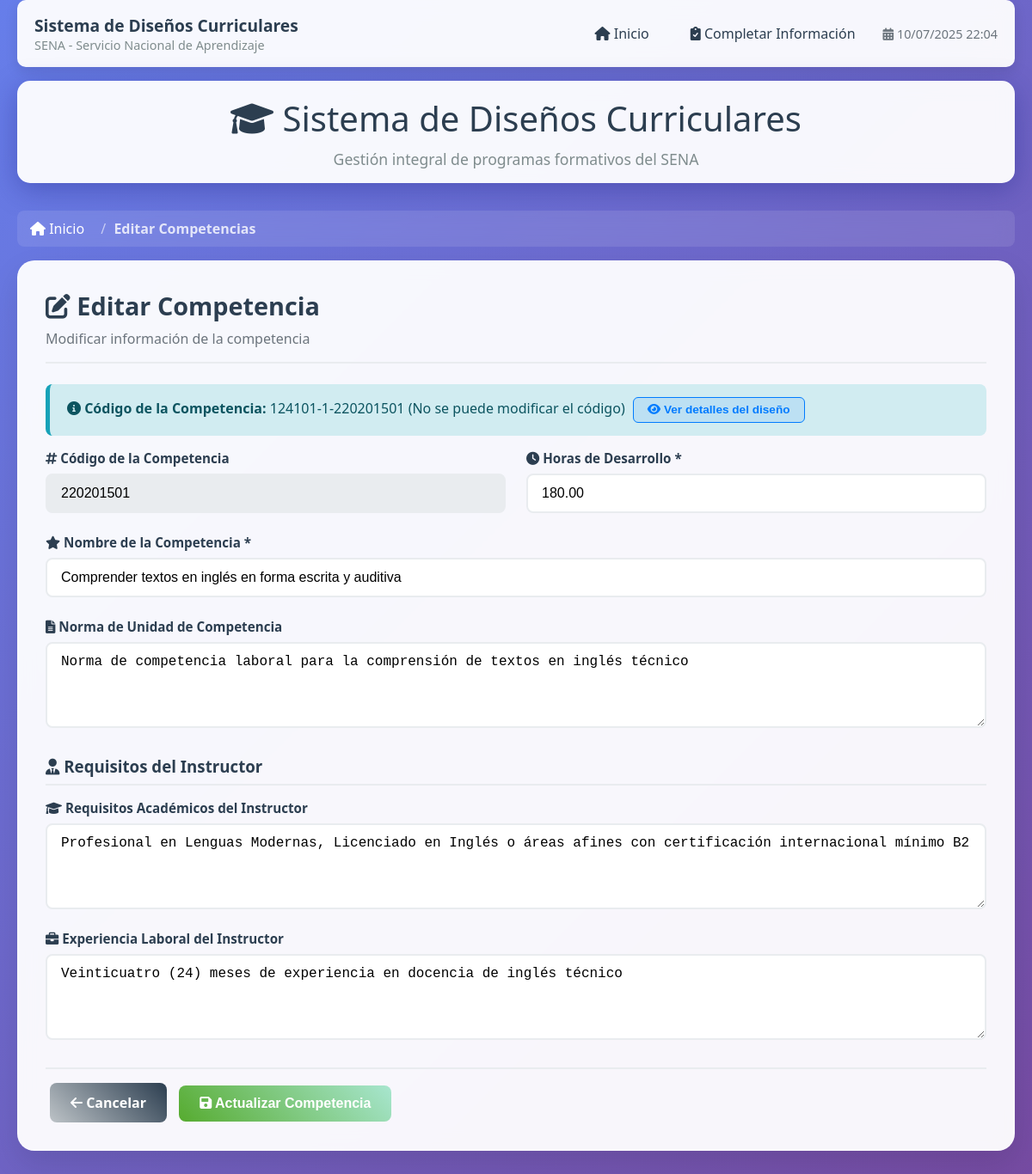
The page /?accion=editar&tipo=competencias&codigo=124101-1-220201501 on the database its author committed.
### tables this page shows
CREATE TABLE `competencias` (
   
  `codigoDiseñoCompetenciaReporte` varchar(255) NOT NULL,
  `codigoCompetenciaReporte` varchar(255) NOT NULL,
  `codigoCompetenciaPDF` varchar(255) DEFAULT NULL,
  `nombreCompetencia` varchar(255) NOT NULL,
   
  `normaUnidadCompetencia` text DEFAULT NULL,
   
  `horasDesarrolloCompetencia` decimal(10,2) DEFAULT NULL,
   
  `requisitosAcademicosInstructor` text DEFAULT NULL,
  `experienciaLaboralInstructor` text DEFAULT NULL
);

### sql/conexion.php (called while the page is built, shortened)
<?php
class Conexion {
    private $host = 'localhost';
    private $dbname = 'disenos_curriculares';
    private $user = 'root';
    private $password = '';
    private $port = 3306;
    private $charset = 'utf8mb4';
    private $conexion;
    public function __construct() {
        try {
            $dsn = "mysql:host=$this->host;port=$this->port;dbname=$this->dbname;charset=$this->charset";
            $this->conexion = new PDO($dsn, $this->user, $this->password);
            $this->conexion->setAttribute(PDO::ATTR_ERRMODE, PDO::ERRMODE_EXCEPTION);
            $this->conexion->exec("SET NAMES 'utf8mb4' COLLATE 'utf8mb4_unicode_ci'");
        } catch (PDOException $e) {
            error_log('Error de conexión a la base de datos: ' . $e->getMessage());
            throw new Exception('Error de conexión a la base de datos');
        }
    }
    public function obtenerConexion() {
        return $this->conexion;
    }
}
?>

### math/forms/metodosDisenos.php (called while the page is built, shortened)
<?php
require_once __DIR__ . '/../../sql/conexion.php';
class MetodosDisenos extends Conexion {
    private $conexion;
    public function __construct() {
        $this->conexion = new Conexion();
        $this->conexion = $this->conexion->obtenerConexion();
    }
    public function obtenerCompetenciaPorCodigo($codigoDiseñoCompetenciaReporte) {
        try {
            $stmt = $this->conexion->prepare("SELECT * FROM competencias WHERE codigoDiseñoCompetenciaReporte = ?");
            $stmt->execute([$codigoDiseñoCompetenciaReporte]);
            return $stmt->fetch(PDO::FETCH_ASSOC);
        } catch (PDOException $e) {
            throw new Exception("Error al obtener competencia: " . $e->getMessage());
        }
    }
}
?>

### app/forms/vistas/editar_competencias.php (the view, shortened to what this page needs)
<div class="card-header">
    <h2 class="card-title"><i class="fas fa-edit"></i> Editar Competencia</h2>
    <p class="card-subtitle">Modificar información de la competencia</p>
</div>
<?php if (!$competencia_actual): ?>
    <div class="alert alert-danger">
        <i class="fas fa-exclamation-triangle"></i>
        No se encontró la competencia especificada.
    </div>
    <a href="?accion=listar" class="btn btn-primary">
        <i class="fas fa-arrow-left"></i> Volver al listado
    </a>
<?php else: ?>
<form method="POST" id="formEditarCompetencia">
    <div class="alert alert-info">
        <i class="fas fa-info-circle"></i>
        <strong>Código de la Competencia:</strong> <?php echo htmlspecialchars($competencia_actual['codigoDiseñoCompetenciaReporte'] ?? ''); ?>
        (No se puede modificar el código)
        <button type="button" class="btn btn-sm btn-outline-primary btn-toggle ms-2" onclick="toggleDiseñoInfo()" id="btnToggleDiseño">
            <i class="fas fa-eye"></i> Ver detalles del diseño
        </button>
    </div>
    <div class="form-row">
        <div class="form-group">
            <label><i class="fas fa-hashtag"></i> Código de la Competencia</label>
            <input type="text" class="form-control" readonly
                   value="<?php echo htmlspecialchars($competencia_actual['codigoCompetenciaReporte'] ?? ''); ?>"
                   style="background: #e9ecef;">
        </div>
        <div class="form-group">
            <label for="horasDesarrolloCompetencia"><i class="fas fa-clock"></i> Horas de Desarrollo *</label>
            <input type="number" id="horasDesarrolloCompetencia" name="horasDesarrolloCompetencia" class="form-control" required
                   min="0" step="0.01" value="<?php echo htmlspecialchars($competencia_actual['horasDesarrolloCompetencia'] ?? ''); ?>">
        </div>
    </div>
    <div class="form-row">
        <div class="form-group" style="grid-column: 1 / -1;">
            <label for="nombreCompetencia"><i class="fas fa-star"></i> Nombre de la Competencia *</label>
            <input type="text" id="nombreCompetencia" name="nombreCompetencia" class="form-control" required
                   value="<?php echo htmlspecialchars($competencia_actual['nombreCompetencia'] ?? ''); ?>"
                   placeholder="Ejemplo: Desarrollar el sistema que cumpla con los requisitos de la solución informática">
        </div>
    </div>
    <div class="form-row">
        <div class="form-group" style="grid-column: 1 / -1;">
            <label for="normaUnidadCompetencia"><i class="fas fa-file-alt"></i> Norma de Unidad de Competencia</label>
            <textarea id="normaUnidadCompetencia" name="normaUnidadCompetencia" class="form-control" rows="4"
                      placeholder="Descripción de la norma de unidad de competencia..."><?php echo htmlspecialchars($competencia_actual['normaUnidadCompetencia'] ?? ''); ?></textarea>
        </div>
    </div>
    <h3 style="margin: 2rem 0 1rem 0; color: #2c3e50; border-bottom: 2px solid #e9ecef; padding-bottom: 0.5rem;">
        <i class="fas fa-user-tie"></i> Requisitos del Instructor
    </h3>
    <div class="form-row">
        <div class="form-group" style="grid-column: 1 / -1;">
            <label for="requisitosAcademicosInstructor"><i class="fas fa-graduation-cap"></i> Requisitos Académicos del Instructor</label>
            <textarea id="requisitosAcademicosInstructor" name="requisitosAcademicosInstructor" class="form-control" rows="4"
                      placeholder="Ejemplo: Profesional en Ingeniería de Sistemas, Ingeniería de Software, Tecnología en Desarrollo de Software o áreas afines..."><?php echo htmlspecialchars($competencia_actual['requisitosAcademicosInstructor'] ?? ''); ?></textarea>
        </div>
    </div>
    <div class="form-row">
        <div class="form-group" style="grid-column: 1 / -1;">
            <label for="experienciaLaboralInstructor"><i class="fas fa-briefcase"></i> Experiencia Laboral del Instructor</label>
            <textarea id="experienciaLaboralInstructor" name="experienciaLaboralInstructor" class="form-control" rows="4"
                      placeholder="Ejemplo: Veinticuatro (24) meses de experiencia: de los cuales dieciocho (18) meses estarán relacionados con el ejercicio de la profesión u ocupación objeto de la formación profesional..."><?php echo htmlspecialchars($competencia_actual['experienciaLaboralInstructor'] ?? ''); ?></textarea>
        </div>
    </div>
    <div class="flex-between" style="margin-top: 2rem; padding-top: 1rem; border-top: 2px solid #e9ecef;">
        <?php
        $partes = explode('-', $competencia_actual['codigoDiseñoCompetenciaReporte']);
        $codigoDiseño = $partes[0] . '-' . $partes[1];
        ?>
        <a href="?accion=ver_competencias&codigo=<?php echo urlencode($codigoDiseño); ?>" class="btn btn-secondary">
            <i class="fas fa-arrow-left"></i> Cancelar
        </a>
        <button type="submit" class="btn btn-success">
            <i class="fas fa-save"></i> Actualizar Competencia
        </button>
    </div>
</form>
<?php endif; ?>

### assets/css/forms/estilosPrincipales.css (style rules this page uses)
* { margin: 0; padding: 0; box-sizing: border-box; }
body { font-family: 'Segoe UI', Tahoma, Geneva, Verdana, sans-serif; background: linear-gradient(135deg, #667eea 0%, #764ba2 100%); min-height: 100vh; color: #333; }
.card-header { border-bottom: 2px solid #e9ecef; padding-bottom: 1rem; margin-bottom: 1.5rem; }
.card-title { font-size: 1.8rem; color: #2c3e50; font-weight: 600; margin-bottom: 0.5rem; }
.card-subtitle { color: #6c757d; font-size: 1rem; }
.form-row { display: grid; grid-template-columns: repeat(auto-fit, minmax(300px, 1fr)); gap: 1.5rem; margin-bottom: 1.5rem; }
.form-group { display: flex; flex-direction: column; }
.form-group label { font-weight: 600; color: #2c3e50; margin-bottom: 0.5rem; font-size: 0.95rem; }
.form-control { padding: 12px 16px; border: 2px solid #e9ecef; border-radius: 8px; font-size: 1rem; transition: all 0.3s ease; background: white; }
textarea.form-control { resize: vertical; min-height: 100px; }
.btn { padding: 12px 24px; border: none; border-radius: 8px; font-size: 1rem; font-weight: 600; cursor: pointer; transition: all 0.3s ease; text-decoration: none; display: inline-block; text-align: center; margin: 0 5px; }
.btn-success { background: linear-gradient(45deg, #56ab2f, #a8e6cf); color: white; }
.btn-secondary { background: linear-gradient(45deg, #bdc3c7, #2c3e50); color: white; }
.btn-sm { padding: 8px 16px; font-size: 0.875rem; }
.alert { padding: 15px 20px; border-radius: 8px; margin-bottom: 1rem; border-left: 5px solid; }
.alert-info { background: #d1ecf1; color: #0c5460; border-color: #17a2b8; }
.btn-toggle { transition: all 0.2s ease; font-size: 0.85rem; padding: 0.4rem 1rem; border-radius: 6px; border: 1px solid transparent; font-weight: 600; }
.btn-outline-primary.btn-toggle { color: #007bff; border-color: #007bff; background: rgba(0, 123, 255, 0.1); }

### rows shown on the page
competencias: codigoDiseñoCompetenciaReporte "124101-1-220201501", codigoCompetenciaReporte "220201501", horasDesarrolloCompetencia "180.00", nombreCompetencia "Comprender textos en inglés en forma escrita y auditiva", normaUnidadCompetencia "Norma de competencia laboral para la comprensión de textos en inglés técnico", requisitosAcademicosInstructor "Profesional en Lenguas Modernas, Licenciado en Inglés o áreas afines con certificación internacional mínimo B2", experienciaLaboralInstructor "Veinticuatro (24) meses de experiencia en docencia de inglés técnico"

### other values the page prints
$tipo "Competencias"
